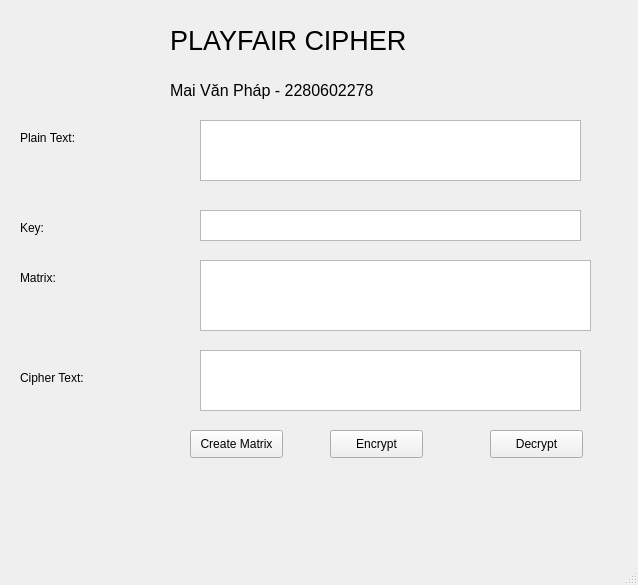
<?xml version="1.0" encoding="UTF-8"?>
<ui version="4.0">
 <class>MainWindow</class>
 <widget class="QMainWindow" name="MainWindow">
  <property name="geometry">
   <rect>
    <x>0</x>
    <y>0</y>
    <width>638</width>
    <height>585</height>
   </rect>
  </property>
  <property name="windowTitle">
   <string>MainWindow</string>
  </property>
  <widget class="QWidget" name="centralwidget">
   <widget class="QTextEdit" name="txt_plain_text">
    <property name="geometry">
     <rect>
      <x>200</x>
      <y>120</y>
      <width>381</width>
      <height>61</height>
     </rect>
    </property>
   </widget>
   <widget class="QTextEdit" name="txt_key">
    <property name="geometry">
     <rect>
      <x>200</x>
      <y>210</y>
      <width>381</width>
      <height>31</height>
     </rect>
    </property>
   </widget>
   <widget class="QTextEdit" name="txt_cipher_text">
    <property name="geometry">
     <rect>
      <x>200</x>
      <y>350</y>
      <width>381</width>
      <height>61</height>
     </rect>
    </property>
   </widget>
   <widget class="QLabel" name="label">
    <property name="geometry">
     <rect>
      <x>20</x>
      <y>130</y>
      <width>71</width>
      <height>16</height>
     </rect>
    </property>
    <property name="text">
     <string>Plain Text:</string>
    </property>
   </widget>
   <widget class="QLabel" name="label_2">
    <property name="geometry">
     <rect>
      <x>20</x>
      <y>220</y>
      <width>55</width>
      <height>16</height>
     </rect>
    </property>
    <property name="text">
     <string>Key:</string>
    </property>
   </widget>
   <widget class="QLabel" name="label_3">
    <property name="geometry">
     <rect>
      <x>20</x>
      <y>370</y>
      <width>81</width>
      <height>16</height>
     </rect>
    </property>
    <property name="text">
     <string>Cipher Text:</string>
    </property>
   </widget>
   <widget class="QPushButton" name="btn_encrypt">
    <property name="geometry">
     <rect>
      <x>330</x>
      <y>430</y>
      <width>93</width>
      <height>28</height>
     </rect>
    </property>
    <property name="text">
     <string>Encrypt</string>
    </property>
   </widget>
   <widget class="QPushButton" name="btn_decrypt">
    <property name="geometry">
     <rect>
      <x>490</x>
      <y>430</y>
      <width>93</width>
      <height>28</height>
     </rect>
    </property>
    <property name="text">
     <string>Decrypt</string>
    </property>
   </widget>
   <widget class="QLabel" name="label_4">
    <property name="geometry">
     <rect>
      <x>170</x>
      <y>20</y>
      <width>311</width>
      <height>41</height>
     </rect>
    </property>
    <property name="font">
     <font>
      <pointsize>20</pointsize>
     </font>
    </property>
    <property name="text">
     <string>PLAYFAIR CIPHER</string>
    </property>
   </widget>
   <widget class="QLabel" name="label_5">
    <property name="geometry">
     <rect>
      <x>170</x>
      <y>80</y>
      <width>261</width>
      <height>21</height>
     </rect>
    </property>
    <property name="font">
     <font>
      <pointsize>12</pointsize>
     </font>
    </property>
    <property name="text">
     <string>Mai Văn Pháp - 2280602278</string>
    </property>
   </widget>
   <widget class="QLabel" name="label_6">
    <property name="geometry">
     <rect>
      <x>20</x>
      <y>270</y>
      <width>55</width>
      <height>16</height>
     </rect>
    </property>
    <property name="text">
     <string>Matrix:</string>
    </property>
   </widget>
   <widget class="QPushButton" name="btn_matrix">
    <property name="geometry">
     <rect>
      <x>190</x>
      <y>430</y>
      <width>93</width>
      <height>28</height>
     </rect>
    </property>
    <property name="text">
     <string>Create Matrix</string>
    </property>
   </widget>
   <widget class="QTextBrowser" name="txt_matrix">
    <property name="geometry">
     <rect>
      <x>200</x>
      <y>260</y>
      <width>391</width>
      <height>71</height>
     </rect>
    </property>
   </widget>
  </widget>
  <widget class="QMenuBar" name="menubar">
   <property name="geometry">
    <rect>
     <x>0</x>
     <y>0</y>
     <width>638</width>
     <height>26</height>
    </rect>
   </property>
  </widget>
  <widget class="QStatusBar" name="statusbar"/>
 </widget>
 <resources/>
 <connections/>
</ui>
